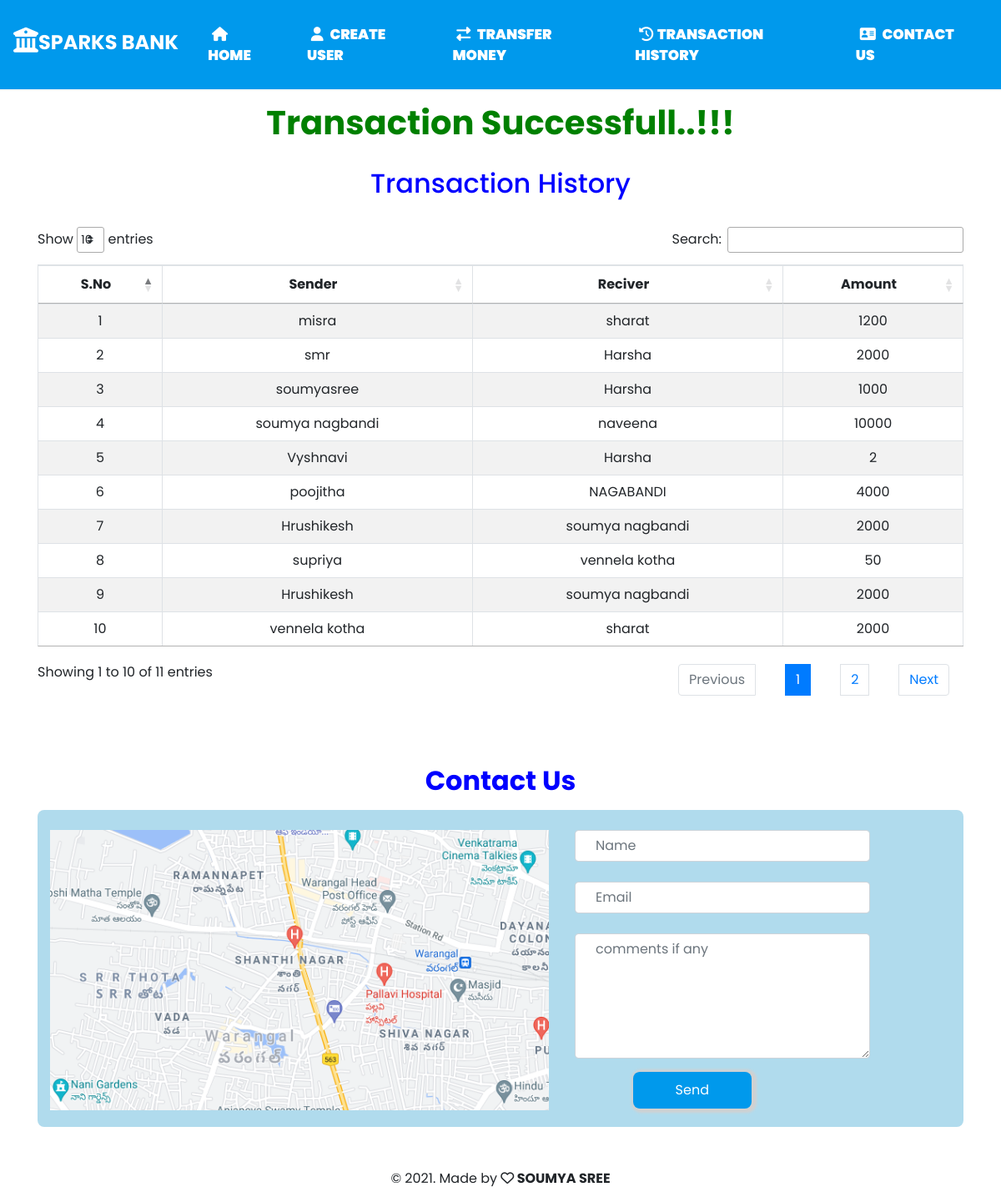
Page /transactionhis.php on the committed database.
### tables this page shows
CREATE TABLE `transaction` (
  `id` int(11) NOT NULL,
  `sender` varchar(255) DEFAULT NULL,
  `receiver` varchar(255) DEFAULT NULL,
  `balance` int(11) DEFAULT NULL
);

### transactionhis.php (the view, shortened to what this page needs)
<?php
include 'config.php';
$sql= "select * from transaction order by id desc";
$result=mysqli_query($conn,$sql);
?>
<!DOCTYPE html>
<head>
    <link rel="stylesheet" style="index.css">
    <link
    rel="stylesheet"
    href="https://cdnjs.cloudflare.com/ajax/libs/animate.css/4.1.1/animate.min.css"
  />
    <link rel="stylesheet" href='css/navbar.css'>
    <link rel="stylesheet" href='css/index.css'>
    <link rel="stylesheet" href='css/createuser.css'>
       <link href="https://cdn.datatables.net/1.10.25/css/jquery.dataTables.min.css" rel="stylesheet">
       <link rel="stylesheet" href="https://maxcdn.bootstrapcdn.com/bootstrap/4.5.2/css/bootstrap.min.css">
 <link rel="stylesheet" href="https://cdn.datatables.net/1.10.25/css/dataTables.bootstrap4.min.css">
</head>
<body>
     <nav class="navbar navbar-expand-md navbar-light">
    <a href="#" class="navbar-brand" style="color:white;"><h4 class="animate__animated animate__bounce"
    style="animation-delay:1s"> <b><i class="fas fa-university fa fa-1.5x"></i>Sparks Bank </b></h4> </a>
    <div class="collapse navbar-collapse" id="navbarmenu">
    <ul class="navbar-nav">
       <li class="nav-item"><a class="nav-link" style="color:white;" href="index.php"><i class="fas fa-home"></i> Home </a></li>
       <li class="nav-item"><a class="nav-link" style="color:white;" href="createuser.php"><i class="fas fa-user"></i> Create User </a></li>
       <li class="nav-item"><a class="nav-link" style="color:white;" href="transfer.php"><i class="fas fa-exchange-alt"></i> Transfer Money </a></li>
       <li class="nav-item"><a class="nav-link"  style="color:white;" href="transactionhis.php"><i class="fas fa-history"></i>Transaction History </a></li>
       <li class="nav-item"><a class="nav-link" style="color:white;" href="#contacts"><i class="fas fa-address-card"></i> Contact Us </a></li>
    </ul>
</div>
  </nav>
  <div class="container">
      <div class="success mt-2 text-center" style="color:green;font-size:2.5rem;font-weight:bold">Transaction Successfull..!!! </div>
      <h2 class="text-center pt-4" style="color:blue;"> Transaction History </h2>
<form method="post" name="userselect"><br>
<div class="table-responsive-md">
    <table id=datatable class="table table-sm table-striped table-condensed table-bordered">
        <thead>
        <tr>
            <th class="text-center"> S.No </th>
            <th class="text-center" >Sender </th>
            <th class="text-center">Reciver </th>
            <th class="text-center">Amount </th>
       </tr>
       </thead>
       <tbody>
       <?php if(mysqli_num_rows($result)>0)
     {
        $i=1;
       while($row=mysqli_fetch_assoc($result)){ ?>
       <tr>
       <td class="py-2 text-center"><?php echo $i?></td>
           <td class="py-2 text-center"><?php echo $row['sender']?></td>
           <td class="py-2 text-center"><?php echo $row['receiver']?></td>
           <td class="py-2 text-center"><?php echo $row['balance']?></td>
       </tr>
       <?php
       $i++;}}
       else{
          ?>
          <tr>
             <td colspan="5" style="text-align:center;"> No Data Found </td>
       </tr>
          <?php
       }
       ?>
       </tbody>
    </table>
    <br>
</div>
<div class="contacts" id="contacts">
<h2 class="text-center mt-5" style="color:blue;font-weight:bold;"> Contact Us </h2>
<div class="container mt-3">
   <div class="contact img">
     <img src="images/map1.png" class="img-fluid mt-4">
   </div>
   <div class="contact-details">
       <form>
     <input type="text" class="form-control mt-4 pl-4" placeholder="Name" name="name1"  required>
     <input type="email" class="form-control mt-4 pl-4" placeholder="Email" name="email1">
     <textarea class="form-control mt-4 pl-4"  placeholder="comments if any" name='text' style="height:150px;" required></textarea>
     <button class="button mt-3" id="send" style="width:40%;"> Send </button>
       </form>
</div>
</div>
</div>
<center>
<p style="padding-top:50px;">&copy 2021. Made by <b><i class="far fa-heart"></i> SOUMYA SREE</b>
</center>
</body>
</html>

### css/navbar.css (style rules this page uses)
.navbar { position:relative; text-transform: uppercase; background:#0099ec; border-bottom: 2px solid rgb(246, 247, 248); font-size: 0.9rem; width: 100%; font-size: 17px; font-family: "poppins", sans-sarif; z-index: 10; justify-content:space-between; align-items:center; }
.navbar-brand i { font-size:30px; }
.navbar-nav { margin-left:auto; }
.nav-item { padding:0.7rem; }
.navbar-nav .nav-item .nav-link { text-decoration:none; color:white; transition:all 0.5s ease; font-weight:900; }
.navbar-nav .nav-item i { padding:0.3rem; }

### css/index.css (style rules this page uses)
* { margin: 0; padding:0; box-sizing: border-box; font-family:"poppins", sans-sarif; }
.img img { padding-right:5%; }
.button { margin-left:70px; border:none; background:none; color:white; box-shadow:2px 1px 3px 4px rgb(209, 209, 209); padding:10px; border-radius:8px; background:#0099ec; outline:none; }
.contacts .container { display:flex; flex-direction:row; background:rgb(176, 219, 237); padding-bottom:20px; border-radius:8px; }

### css/createuser.css (style rules this page uses)
.form-control { border-bottom:2px solid #ccc; transition:border-color .2s; }
.form-control::placeholder { color:rgba(73,73,73); }

### rows in the picture
transaction: sender "misra", receiver "sharat", balance "1200"
transaction: sender "smr", receiver "Harsha", balance "2000"
transaction: sender "soumyasree", receiver "Harsha", balance "1000"
transaction: sender "soumya nagbandi", receiver "naveena", balance "10000"
transaction: sender "Vyshnavi", receiver "Harsha", balance "2"
transaction: sender "poojitha", receiver "NAGABANDI", balance "4000"
transaction: sender "Hrushikesh", receiver "soumya nagbandi", balance "2000"
transaction: sender "supriya", receiver "vennela kotha", balance "50"
transaction: sender "Hrushikesh", receiver "soumya nagbandi", balance "2000"
transaction: sender "vennela kotha", receiver "sharat", balance "2000"
